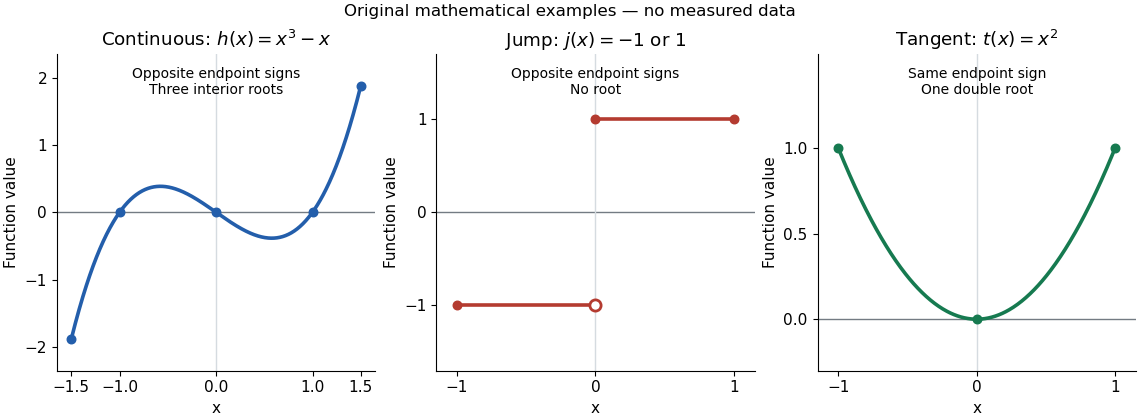

Write Python code to recreate this figure.
"""Original function graphs distinguishing intermediate-value hypotheses.

Run from _media using Python 3.14, matplotlib 3.10.7, numpy 2.3.5:
MPLBACKEND=Agg MPLCONFIGDIR=/tmp/codex-wiki-matplotlib python3 ../intermediate-value-continuous-jump-tangent.py
"""

from pathlib import Path

import matplotlib.pyplot as plt
import numpy as np


def main():
    plt.rcParams.update({"font.size": 11, "axes.facecolor": "white"})
    fig, axes = plt.subplots(1, 3, figsize=(11.4, 4.2), layout="constrained", facecolor="white")
    blue, red, green = "#235eab", "#b43b30", "#167a50"
    x = np.linspace(-1.5, 1.5, 601)
    axes[0].plot(x, x**3 - x, color=blue, linewidth=2.6)
    axes[0].scatter([-1, 0, 1], [0, 0, 0], color=blue, s=38, zorder=4)
    axes[0].scatter([-1.5, 1.5], [-1.875, 1.875], color=blue, s=38, zorder=4)
    axes[0].set(title=r"Continuous: $h(x)=x^3-x$", xlim=(-1.65, 1.65), ylim=(-2.35, 2.35))
    axes[0].set_xticks([-1.5, -1, 0, 1, 1.5])
    axes[0].text(0.5, 0.96, "Opposite endpoint signs\nThree interior roots", transform=axes[0].transAxes, ha="center", va="top", fontsize=10)

    axes[1].plot([-1, 0], [-1, -1], color=red, linewidth=2.6)
    axes[1].plot([0, 1], [1, 1], color=red, linewidth=2.6)
    axes[1].scatter([0], [-1], facecolors="white", edgecolors=red, linewidths=2, s=65, zorder=4)
    axes[1].scatter([-1, 0, 1], [-1, 1, 1], color=red, s=38, zorder=4)
    axes[1].set(title=r"Jump: $j(x)=-1$ or $1$", xlim=(-1.15, 1.15), ylim=(-1.7, 1.7))
    axes[1].text(0.5, 0.96, "Opposite endpoint signs\nNo root", transform=axes[1].transAxes, ha="center", va="top", fontsize=10)
    axes[1].set_xticks([-1, 0, 1])
    axes[1].set_yticks([-1, 0, 1])

    x = np.linspace(-1, 1, 401)
    axes[2].plot(x, x**2, color=green, linewidth=2.6)
    axes[2].scatter([-1, 0, 1], [1, 0, 1], color=green, s=38, zorder=4)
    axes[2].set(title=r"Tangent: $t(x)=x^2$", xlim=(-1.15, 1.15), ylim=(-0.3, 1.55))
    axes[2].text(0.5, 0.96, "Same endpoint sign\nOne double root", transform=axes[2].transAxes, ha="center", va="top", fontsize=10)
    axes[2].set_xticks([-1, 0, 1])
    axes[2].set_yticks([0, 0.5, 1])

    for ax in axes:
        ax.axhline(0, color="#737b83", linewidth=1, zorder=0)
        ax.axvline(0, color="#d5dbe0", linewidth=1, zorder=0)
        ax.set(xlabel="x", ylabel="Function value")
        ax.spines[["top", "right"]].set_visible(False)
    fig.suptitle("Original mathematical examples — no measured data", fontsize=12)
    fig.savefig(Path(__file__).stem + ".png", dpi=100, facecolor="white", transparent=False)
    plt.close(fig)


if __name__ == "__main__":
    main()
